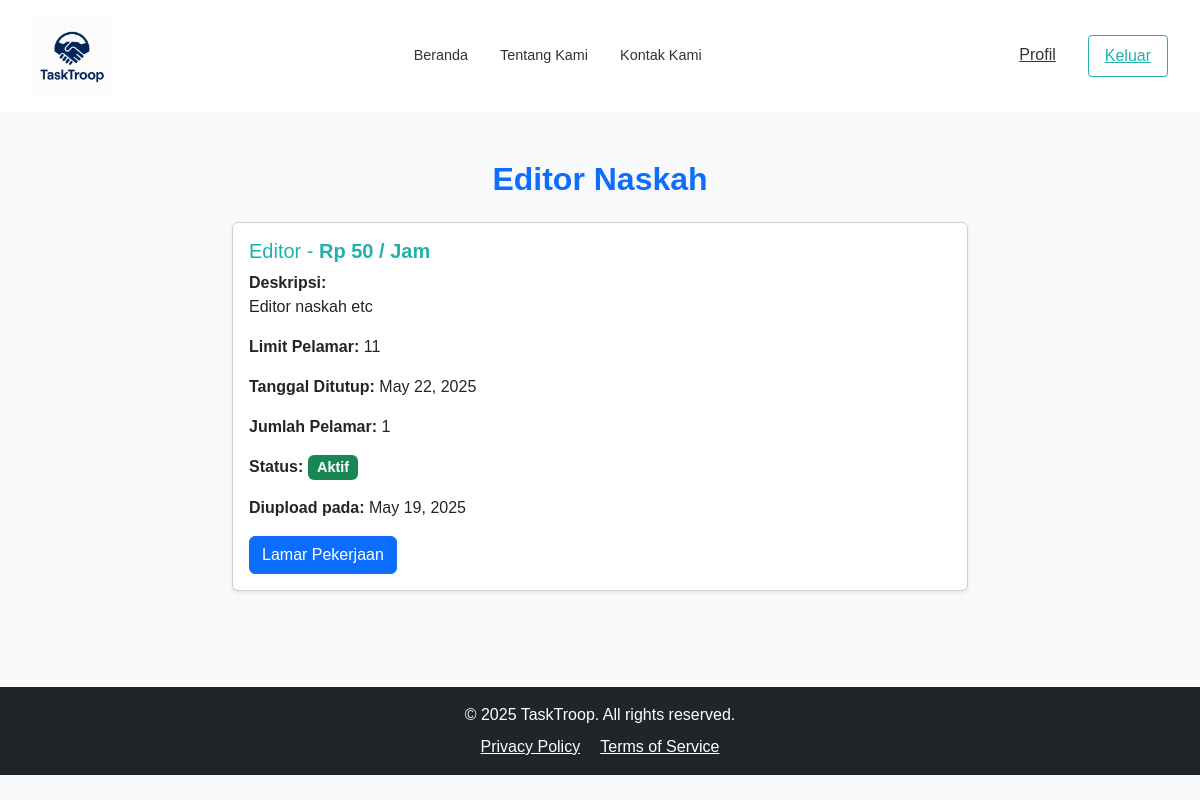
/jobs_detail.php?id_lowongan=1, run on the app's committed database.
### tables this page shows
CREATE TABLE `lowongan` (
  `id_lowongan` bigint(20) UNSIGNED NOT NULL,
  `user_id` bigint(20) UNSIGNED NOT NULL,
  `jenis_lowongan` varchar(100) DEFAULT NULL,
  `nama_lowongan` varchar(255) DEFAULT NULL,
  `deskripsi` text DEFAULT NULL,
  `tanggal_unggah` datetime DEFAULT NULL,
  `tanggal_tutup` datetime DEFAULT NULL,
  `status_lowongan` varchar(50) DEFAULT NULL,
  `limit_pelamar` int(11) DEFAULT NULL,
  `jumlah_pelamar` int(11) DEFAULT 0,
  `harga_jasa` decimal(12,2) DEFAULT NULL,
  `created_at` timestamp NOT NULL DEFAULT current_timestamp(),
  `updated_at` timestamp NOT NULL DEFAULT current_timestamp() ON UPDATE current_timestamp()
);

### jobs_detail.php (the view, shortened to what this page needs)
<?php
include('connection_db.php');
$id_lowongan = $_GET['id_lowongan'];
$sql = "SELECT * FROM lowongan WHERE id_lowongan = ?";
$stmt = $conn->prepare($sql);
$stmt->bind_param("i", $id_lowongan);
$stmt->execute();
$result = $stmt->get_result();
if ($result->num_rows > 0) {
    $lowongan = $result->fetch_assoc();
} else {
    echo "Lowongan tidak ditemukan.";
    exit;
}
?>
<!DOCTYPE html>
<html lang="id">
<head>
  <link href="https://cdn.jsdelivr.net/npm/bootstrap@5.3.2/dist/css/bootstrap.min.css" rel="stylesheet">
  <link href="https://cdnjs.cloudflare.com/ajax/libs/font-awesome/6.5.0/css/all.min.css" rel="stylesheet">
</head>
<body>
<nav class="navbar">
  <div class="nav-logo">
    <img src="asset/img/logo1.png" alt="Logo">
  </div>
  <div class="nav-links">
    <a href="index_seller.php">Beranda</a>
    <a href="about2.php">Tentang Kami</a>
    <a href="contact.php">Kontak Kami</a>
  </div>
  <div class="nav-buttons">
    <a href="profil_seller.php" class="profil">Profil</a>
    <a href="logout.php" class="keluar">Keluar</a>
  </div>
</nav>
<section class="container py-5">
  <h2 class="text-center fw-semibold text-primary"><?php echo htmlspecialchars($lowongan['nama_lowongan']); ?></h2>
  <div class="row mt-4">
    <div class="col-md-8 mx-auto">
      <div class="card shadow-sm">
        <div class="card-body">
          <h5 class="card-title">
            <?php echo htmlspecialchars($lowongan['jenis_lowongan']); ?> -
            <strong>Rp <?php echo number_format($lowongan['harga_jasa'], 0, ',', '.'); ?> / Jam</strong>
          </h5>
          <p><strong>Deskripsi:</strong><br> <?php echo nl2br(htmlspecialchars($lowongan['deskripsi'])); ?></p>
          <p><strong>Limit Pelamar:</strong> <?php echo $lowongan['limit_pelamar']; ?></p>
          <p><strong>Tanggal Ditutup:</strong> <?php echo date('F j, Y', strtotime($lowongan['tanggal_tutup'])); ?></p>
          <p><strong>Jumlah Pelamar:</strong> <?php echo $lowongan['jumlah_pelamar']; ?></p>
          <p><strong>Status:</strong>
            <?php
              $status = strtolower($lowongan['status_lowongan']);
              if ($status === 'aktif') {
                echo '<span class="badge bg-success">Aktif</span>';
              } elseif ($status === 'tutup') {
                echo '<span class="badge bg-warning text-dark">Ditutup</span>';
              } elseif ($status === 'selesai') {
                echo '<span class="badge bg-secondary">Selesai</span>';
              } else {
                echo ucfirst($status);
              }
            ?>
          </p>
          <p><strong>Diupload pada:</strong>
            <?php
              echo ($lowongan['updated_at'] && $lowongan['updated_at'] !== '0000-00-00 00:00:00')
                ? date('F j, Y', strtotime($lowongan['updated_at']))
                : '-';
            ?>
          </p>
          <?php if ($status === 'aktif'): ?>
            <form action="apply_job.php" method="POST">
              <button type="submit" class="btn btn-primary">Lamar Pekerjaan</button>
            </form>
          <?php else: ?>
            <div class="alert alert-warning mt-3">
              Lowongan ini sudah <strong><?php echo ucfirst($status); ?></strong>. Anda tidak dapat melamar.
            </div>
          <?php endif; ?>
        </div>
      </div>
    </div>
  </div>
</section>
<footer class="bg-dark text-white mt-5">
  <div class="container text-center py-3">
    <p class="mb-0">&copy; 2025 TaskTroop. All rights reserved.</p>
    <div class="mt-2">
      <a href="#" class="text-white me-3">Privacy Policy</a>
      <a href="#" class="text-white">Terms of Service</a>
    </div>
  </div>
</footer>
</body>
</html>

### jobs_detail.php (style rules this page uses)
body { font-family: Arial, sans-serif; background-color: #f8f9fa; }
.navbar { display: flex; justify-content: space-between; align-items: center; padding: 1rem 2rem; background-color: white; }
.nav-logo img { width: 80px; height: 80px; }
.nav-links { display: flex; gap: 2rem; }
.nav-links a { text-decoration: none; color: #333; font-size: 0.9rem; }
.nav-buttons { display: flex; gap: 1rem; }
.profil { padding: 0.5rem 1rem; border: none; background: transparent; color: #333; cursor: pointer; }
.keluar { padding: 0.5rem 1rem; border: 1px solid #20b2aa; border-radius: 4px; background: transparent; color: #20b2aa; cursor: pointer; }
.card-title { color: #20b2aa; }
.badge { font-size: 0.9rem; }

### data on the page
lowongan: nama_lowongan "Editor Naskah", jenis_lowongan "Editor", harga_jasa "50", deskripsi "Editor naskah etc", limit_pelamar "11", tanggal_tutup "May 22, 2025", jumlah_pelamar "1", updated_at "May 19, 2025"
